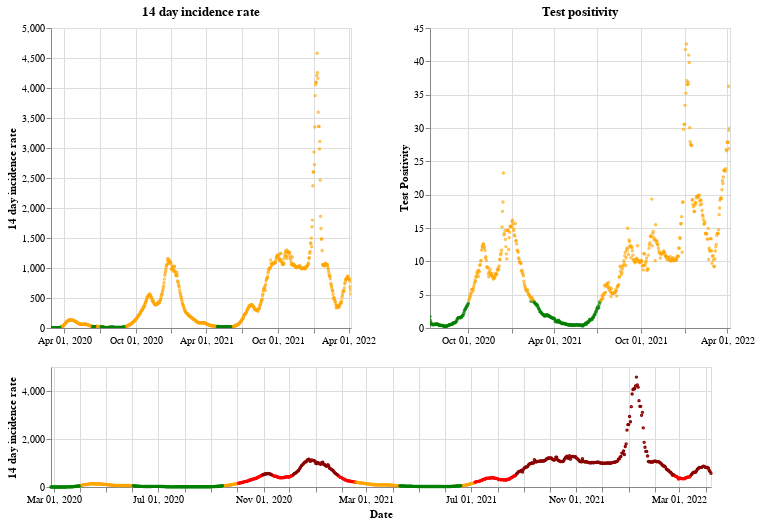

The notebook cell this image was saved under:
### Markdown cell above
## Wales

### Code cell
plot_traffic_light('Wales')

### Figure 1 — Vega-Lite specification as saved in the notebook (floating-point values rounded to 4 significant figures; data arrays with more than 128 entries replaced by an {"elided": "..."} marker saying what was removed)
{"config": {"view": {"continuousWidth": 400, "continuousHeight": 300}}, "vconcat": [{"hconcat": [{"mark": {"type": "point", "size": 2}, "encoding": {"color": {"condition": {"value": "green", "test": "(datum.twoWeeklyCasesRate <= 25)"}, "value": "orange"}, "tooltip": [{"type": "nominal", "field": "areaName"}, {"type": "temporal", "field": "date"}, {"type": "quantitative", "field": "twoWeeklyCasesRate"}, {"type": "quantitative", "field": "testPositivity"}], "x": {"type": "temporal", "axis": {"title": ""}, "field": "date", "scale": {"domain": {"selection": "DateBrush"}}, "timeUnit": "yearmonthdate"}, "y": {"type": "quantitative", "axis": {"title": "14 day incidence rate"}, "field": "twoWeeklyCasesRate"}}, "title": "14 day incidence rate", "width": 300}, {"mark": {"type": "point", "size": 2}, "encoding": {"color": {"condition": {"value": "green", "test": "(datum.testPositivity <= 4)"}, "value": "orange"}, "tooltip": [{"type": "nominal", "field": "areaName"}, {"type": "temporal", "field": "date"}, {"type": "quantitative", "field": "twoWeeklyCasesRate"}, {"type": "quantitative", "field": "testPositivity"}], "x": {"type": "temporal", "axis": {"title": ""}, "field": "date", "scale": {"domain": {"selection": "DateBrush"}}, "timeUnit": "yearmonthdate"}, "y": {"type": "quantitative", "axis": {"title": "Test Positivity"}, "field": "testPositivity"}}, "title": "Test positivity", "width": 300}]}, {"layer": [{"mark": {"type": "point", "size": 2}, "encoding": {"color": {"condition": {"value": "orange", "test": "(((datum.testPositivity < 4) && (datum.twoWeeklyCasesRate >= 50)) && (datum.twoWeeklyCasesRate < 200))"}, "value": "red"}, "opacity": {"condition": {"value": 1, "test": "((datum.twoWeeklyCasesRate >= 50) && (datum.twoWeeklyCasesRate < 500))"}, "value": 0}, "tooltip": [{"type": "nominal", "field": "areaName"}, {"type": "temporal", "field": "date"}, {"type": "quantitative", "field": "twoWeeklyCasesRate"}, {"type": "quantitative", "field": "testPositivity"}], "x": {"type": "temporal", "axis": {"title": "Date"}, "field": "date", "timeUnit": "yearmonthdate"}, "y": {"type": "quantitative", "axis": {"title": "14 day incidence rate"}, "field": "twoWeeklyCasesRate"}}, "selection": {"DateBrush": {"type": "interval", "encodings": ["x"], "fields": ["Time"]}}}, {"mark": {"type": "point", "size": 2}, "encoding": {"color": {"value": "darkred"}, "opacity": {"condition": {"value": 1, "test": "(datum.twoWeeklyCasesRate >= 500)"}, "value": 0}, "tooltip": [{"type": "nominal", "field": "areaName"}, {"type": "temporal", "field": "date"}, {"type": "quantitative", "field": "twoWeeklyCasesRate"}, {"type": "quantitative", "field": "testPositivity"}], "x": {"type": "temporal", "axis": {"title": "Date"}, "field": "date", "timeUnit": "yearmonthdate"}, "y": {"type": "quantitative", "axis": {"title": "14 day incidence rate"}, "field": "twoWeeklyCasesRate"}}}, {"mark": {"type": "point", "size": 2}, "encoding": {"color": {"condition": {"value": "green", "test": "((datum.testPositivity < 4) && (datum.twoWeeklyCasesRate < 50))"}, "value": "orange"}, "opacity": {"condition": {"value": 1, "test": "(datum.twoWeeklyCasesRate < 50)"}, "value": 0}, "tooltip": [{"type": "nominal", "field": "areaName"}, {"type": "temporal", "field": "date"}, {"type": "quantitative", "field": "twoWeeklyCasesRate"}, {"type": "quantitative", "field": "testPositivity"}], "x": {"type": "temporal", "axis": {"title": "Date"}, "field": "date", "timeUnit": "yearmonthdate"}, "y": {"type": "quantitative", "axis": {"title": "14 day incidence rate"}, "field": "twoWeeklyCasesRate"}}}], "height": 120, "width": 660}], "data": {"name": "data-7840e83b0dbe699b1efe9ec5c1c0354e"}, "$schema": "https://vega.github.io/schema/vega-lite/v4.8.1.json", "datasets": {"data-7840e83b0dbe699b1efe9ec5c1c0354e": {"elided": "771 records"}}}
